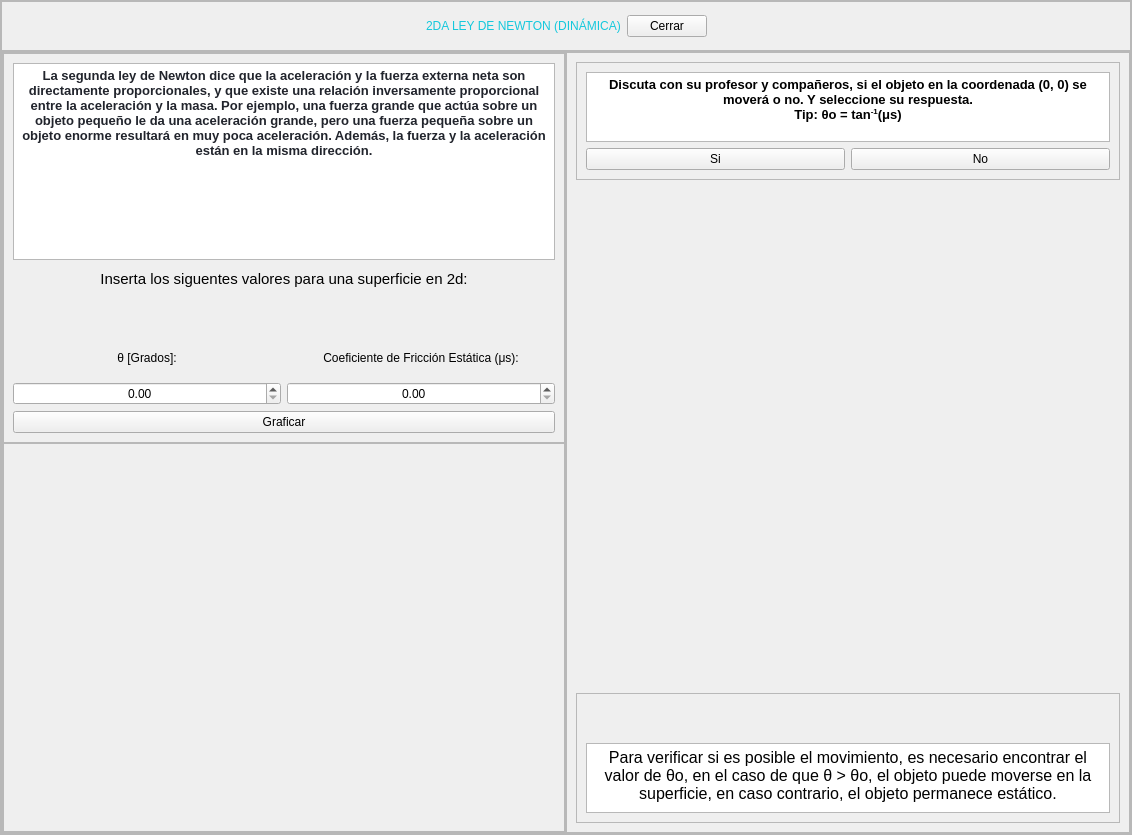
<?xml version="1.0" encoding="UTF-8"?>
<ui version="4.0">
 <class>MainWindow</class>
 <widget class="QMainWindow" name="MainWindow">
  <property name="geometry">
   <rect>
    <x>0</x>
    <y>0</y>
    <width>1132</width>
    <height>835</height>
   </rect>
  </property>
  <property name="windowTitle">
   <string>MainWindow</string>
  </property>
  <widget class="QWidget" name="centralwidget">
   <layout class="QHBoxLayout" name="horizontalLayout">
    <property name="spacing">
     <number>0</number>
    </property>
    <property name="leftMargin">
     <number>0</number>
    </property>
    <property name="topMargin">
     <number>0</number>
    </property>
    <property name="rightMargin">
     <number>0</number>
    </property>
    <property name="bottomMargin">
     <number>0</number>
    </property>
    <item>
     <widget class="QFrame" name="frame">
      <property name="frameShape">
       <enum>QFrame::StyledPanel</enum>
      </property>
      <property name="frameShadow">
       <enum>QFrame::Raised</enum>
      </property>
      <layout class="QVBoxLayout" name="verticalLayout" stretch="1,8">
       <property name="spacing">
        <number>0</number>
       </property>
       <property name="leftMargin">
        <number>0</number>
       </property>
       <property name="topMargin">
        <number>0</number>
       </property>
       <property name="rightMargin">
        <number>0</number>
       </property>
       <property name="bottomMargin">
        <number>0</number>
       </property>
       <item>
        <widget class="QFrame" name="frame_2">
         <property name="maximumSize">
          <size>
           <width>16777215</width>
           <height>50</height>
          </size>
         </property>
         <property name="styleSheet">
          <string notr="true">QLabel{
font: 87 12pt &quot;Arial Black&quot;;
color: rgb(20, 200,220);
}

QPushButton{
	font: 10pt &quot;MS Shell Dlg 2&quot;;
}</string>
         </property>
         <property name="frameShape">
          <enum>QFrame::StyledPanel</enum>
         </property>
         <property name="frameShadow">
          <enum>QFrame::Raised</enum>
         </property>
         <layout class="QHBoxLayout" name="horizontalLayout_2">
          <item>
           <spacer name="horizontalSpacer">
            <property name="orientation">
             <enum>Qt::Horizontal</enum>
            </property>
            <property name="sizeHint" stdset="0">
             <size>
              <width>356</width>
              <height>20</height>
             </size>
            </property>
           </spacer>
          </item>
          <item>
           <widget class="QLabel" name="label">
            <property name="styleSheet">
             <string notr="true"/>
            </property>
            <property name="text">
             <string>2DA LEY DE NEWTON (DINÁMICA)</string>
            </property>
           </widget>
          </item>
          <item>
           <widget class="QPushButton" name="button_cerrar">
            <property name="text">
             <string>Cerrar</string>
            </property>
           </widget>
          </item>
          <item>
           <spacer name="horizontalSpacer_2">
            <property name="orientation">
             <enum>Qt::Horizontal</enum>
            </property>
            <property name="sizeHint" stdset="0">
             <size>
              <width>356</width>
              <height>20</height>
             </size>
            </property>
           </spacer>
          </item>
         </layout>
        </widget>
       </item>
       <item>
        <widget class="QFrame" name="frame_3">
         <property name="styleSheet">
          <string notr="true">QLabel{
font: 11pt &quot;MS Shell Dlg 2&quot;;
}</string>
         </property>
         <property name="frameShape">
          <enum>QFrame::StyledPanel</enum>
         </property>
         <property name="frameShadow">
          <enum>QFrame::Raised</enum>
         </property>
         <layout class="QHBoxLayout" name="horizontalLayout_3" stretch="1,1">
          <property name="spacing">
           <number>0</number>
          </property>
          <property name="leftMargin">
           <number>0</number>
          </property>
          <property name="topMargin">
           <number>0</number>
          </property>
          <property name="rightMargin">
           <number>0</number>
          </property>
          <property name="bottomMargin">
           <number>0</number>
          </property>
          <item>
           <widget class="QFrame" name="frame_4">
            <property name="frameShape">
             <enum>QFrame::StyledPanel</enum>
            </property>
            <property name="frameShadow">
             <enum>QFrame::Raised</enum>
            </property>
            <layout class="QVBoxLayout" name="verticalLayout_2" stretch="1,1">
             <property name="spacing">
              <number>0</number>
             </property>
             <property name="leftMargin">
              <number>0</number>
             </property>
             <property name="topMargin">
              <number>0</number>
             </property>
             <property name="rightMargin">
              <number>0</number>
             </property>
             <property name="bottomMargin">
              <number>0</number>
             </property>
             <item>
              <widget class="QFrame" name="frame_6">
               <property name="styleSheet">
                <string notr="true">font: 10pt &quot;MS Shell Dlg 2&quot;;</string>
               </property>
               <property name="frameShape">
                <enum>QFrame::StyledPanel</enum>
               </property>
               <property name="frameShadow">
                <enum>QFrame::Raised</enum>
               </property>
               <layout class="QVBoxLayout" name="verticalLayout_3" stretch="3,1,1,1">
                <item>
                 <widget class="QTextEdit" name="textEdit_4">
                  <property name="readOnly">
                   <bool>true</bool>
                  </property>
                  <property name="html">
                   <string>&lt;!DOCTYPE HTML PUBLIC &quot;-//W3C//DTD HTML 4.0//EN&quot; &quot;http://www.w3.org/TR/REC-html40/strict.dtd&quot;&gt;
&lt;html&gt;&lt;head&gt;&lt;meta name=&quot;qrichtext&quot; content=&quot;1&quot; /&gt;&lt;style type=&quot;text/css&quot;&gt;
p, li { white-space: pre-wrap; }
&lt;/style&gt;&lt;/head&gt;&lt;body style=&quot; font-family:'MS Shell Dlg 2'; font-size:10pt; font-weight:400; font-style:normal;&quot;&gt;
&lt;p align=&quot;center&quot; style=&quot; margin-top:0px; margin-bottom:0px; margin-left:0px; margin-right:0px; -qt-block-indent:0; text-indent:0px;&quot;&gt;&lt;span style=&quot; font-family:'Lato,sans-serif'; font-weight:600; color:#21242c; background-color:#ffffff;&quot;&gt;La segunda ley de Newton dice que la aceleración y la fuerza externa neta son directamente proporcionales, y que existe una relación inversamente proporcional entre la aceleración y la masa. Por ejemplo, una fuerza grande que actúa sobre un objeto pequeño le da una aceleración grande, pero una fuerza pequeña sobre un objeto enorme resultará en muy poca aceleración. Además, la fuerza y la aceleración están en la misma dirección.&lt;/span&gt;&lt;/p&gt;&lt;/body&gt;&lt;/html&gt;</string>
                  </property>
                 </widget>
                </item>
                <item>
                 <widget class="QTextEdit" name="textEdit">
                  <property name="styleSheet">
                   <string notr="true">background-color: #000000ff;</string>
                  </property>
                  <property name="frameShape">
                   <enum>QFrame::NoFrame</enum>
                  </property>
                  <property name="frameShadow">
                   <enum>QFrame::Plain</enum>
                  </property>
                  <property name="readOnly">
                   <bool>true</bool>
                  </property>
                  <property name="html">
                   <string>&lt;!DOCTYPE HTML PUBLIC &quot;-//W3C//DTD HTML 4.0//EN&quot; &quot;http://www.w3.org/TR/REC-html40/strict.dtd&quot;&gt;
&lt;html&gt;&lt;head&gt;&lt;meta name=&quot;qrichtext&quot; content=&quot;1&quot; /&gt;&lt;style type=&quot;text/css&quot;&gt;
p, li { white-space: pre-wrap; }
&lt;/style&gt;&lt;/head&gt;&lt;body style=&quot; font-family:'MS Shell Dlg 2'; font-size:10pt; font-weight:400; font-style:normal;&quot;&gt;
&lt;p align=&quot;center&quot; style=&quot; margin-top:0px; margin-bottom:0px; margin-left:0px; margin-right:0px; -qt-block-indent:0; text-indent:0px;&quot;&gt;&lt;span style=&quot; font-size:11pt;&quot;&gt;Inserta los siguentes valores para una superficie en 2d:&lt;/span&gt;&lt;/p&gt;&lt;/body&gt;&lt;/html&gt;</string>
                  </property>
                 </widget>
                </item>
                <item>
                 <layout class="QGridLayout" name="gridLayout">
                  <item row="1" column="0">
                   <widget class="QDoubleSpinBox" name="sBox_thetha">
                    <property name="alignment">
                     <set>Qt::AlignCenter</set>
                    </property>
                    <property name="maximum">
                     <double>90.000000000000000</double>
                    </property>
                   </widget>
                  </item>
                  <item row="0" column="0">
                   <widget class="QLabel" name="label_3">
                    <property name="text">
                     <string>θ [Grados]:</string>
                    </property>
                    <property name="alignment">
                     <set>Qt::AlignCenter</set>
                    </property>
                   </widget>
                  </item>
                  <item row="0" column="1">
                   <widget class="QLabel" name="label_2">
                    <property name="text">
                     <string>Coeficiente de Fricción Estática (μs):</string>
                    </property>
                    <property name="alignment">
                     <set>Qt::AlignCenter</set>
                    </property>
                   </widget>
                  </item>
                  <item row="1" column="1">
                   <widget class="QDoubleSpinBox" name="sBox_Ms">
                    <property name="alignment">
                     <set>Qt::AlignCenter</set>
                    </property>
                   </widget>
                  </item>
                 </layout>
                </item>
                <item>
                 <widget class="QPushButton" name="button_grafica01">
                  <property name="text">
                   <string>Graficar</string>
                  </property>
                 </widget>
                </item>
               </layout>
              </widget>
             </item>
             <item>
              <widget class="QFrame" name="frame_7">
               <property name="frameShape">
                <enum>QFrame::StyledPanel</enum>
               </property>
               <property name="frameShadow">
                <enum>QFrame::Raised</enum>
               </property>
               <layout class="QVBoxLayout" name="verticalLayout_4">
                <item>
                 <layout class="QHBoxLayout" name="frame_grafica01"/>
                </item>
               </layout>
              </widget>
             </item>
            </layout>
           </widget>
          </item>
          <item>
           <widget class="QFrame" name="frame_5">
            <property name="styleSheet">
             <string notr="true">font: 10pt &quot;MS Shell Dlg 2&quot;;</string>
            </property>
            <property name="frameShape">
             <enum>QFrame::StyledPanel</enum>
            </property>
            <property name="frameShadow">
             <enum>QFrame::Raised</enum>
            </property>
            <layout class="QVBoxLayout" name="verticalLayout_5" stretch="1,8,1">
             <item>
              <widget class="QFrame" name="frame_8">
               <property name="frameShape">
                <enum>QFrame::StyledPanel</enum>
               </property>
               <property name="frameShadow">
                <enum>QFrame::Raised</enum>
               </property>
               <layout class="QVBoxLayout" name="verticalLayout_6">
                <item>
                 <widget class="QTextEdit" name="textEdit_2">
                  <property name="html">
                   <string>&lt;!DOCTYPE HTML PUBLIC &quot;-//W3C//DTD HTML 4.0//EN&quot; &quot;http://www.w3.org/TR/REC-html40/strict.dtd&quot;&gt;
&lt;html&gt;&lt;head&gt;&lt;meta name=&quot;qrichtext&quot; content=&quot;1&quot; /&gt;&lt;style type=&quot;text/css&quot;&gt;
p, li { white-space: pre-wrap; }
&lt;/style&gt;&lt;/head&gt;&lt;body style=&quot; font-family:'MS Shell Dlg 2'; font-size:10pt; font-weight:400; font-style:normal;&quot;&gt;
&lt;p align=&quot;center&quot; style=&quot; margin-top:0px; margin-bottom:0px; margin-left:0px; margin-right:0px; -qt-block-indent:0; text-indent:0px;&quot;&gt;&lt;span style=&quot; font-weight:600;&quot;&gt;Discuta con su profesor y compañeros, si el objeto en la coordenada (0, 0) se moverá o no. Y seleccione su respuesta.&lt;/span&gt;&lt;/p&gt;
&lt;p align=&quot;center&quot; style=&quot; margin-top:0px; margin-bottom:0px; margin-left:0px; margin-right:0px; -qt-block-indent:0; text-indent:0px;&quot;&gt;&lt;span style=&quot; font-weight:600;&quot;&gt;Tip:&lt;/span&gt;&lt;span style=&quot; font-weight:600; color:#000000;&quot;&gt; &lt;/span&gt;&lt;span style=&quot; font-family:'Consolas,Courier New,monospace'; font-weight:600; color:#000000;&quot;&gt;θo = tan&lt;/span&gt;&lt;span style=&quot; font-family:'Consolas,Courier New,monospace'; font-weight:600; color:#000000; vertical-align:super;&quot;&gt;-1&lt;/span&gt;&lt;span style=&quot; font-family:'Consolas,Courier New,monospace'; font-weight:600; color:#000000;&quot;&gt;(μs)&lt;/span&gt;&lt;/p&gt;
&lt;p align=&quot;center&quot; style=&quot;-qt-paragraph-type:empty; margin-top:0px; margin-bottom:0px; margin-left:0px; margin-right:0px; -qt-block-indent:0; text-indent:0px; font-weight:600;&quot;&gt;&lt;br /&gt;&lt;/p&gt;&lt;/body&gt;&lt;/html&gt;</string>
                  </property>
                 </widget>
                </item>
                <item>
                 <layout class="QGridLayout" name="gridLayout_2">
                  <item row="0" column="0">
                   <widget class="QPushButton" name="button_si">
                    <property name="text">
                     <string>Si</string>
                    </property>
                   </widget>
                  </item>
                  <item row="0" column="1">
                   <widget class="QPushButton" name="button_no">
                    <property name="text">
                     <string>No</string>
                    </property>
                   </widget>
                  </item>
                 </layout>
                </item>
               </layout>
              </widget>
             </item>
             <item>
              <layout class="QHBoxLayout" name="frame_grafica02"/>
             </item>
             <item>
              <widget class="QFrame" name="frame_10">
               <property name="frameShape">
                <enum>QFrame::StyledPanel</enum>
               </property>
               <property name="frameShadow">
                <enum>QFrame::Raised</enum>
               </property>
               <layout class="QVBoxLayout" name="verticalLayout_7" stretch="1,0,1">
                <item>
                 <widget class="QLabel" name="label_respuesta">
                  <property name="styleSheet">
                   <string notr="true">font: 75 10pt &quot;MS Shell Dlg 2&quot;;</string>
                  </property>
                  <property name="text">
                   <string/>
                  </property>
                  <property name="alignment">
                   <set>Qt::AlignCenter</set>
                  </property>
                 </widget>
                </item>
                <item>
                 <layout class="QGridLayout" name="gridLayout_3">
                  <item row="0" column="0">
                   <widget class="QLabel" name="label_thetha">
                    <property name="text">
                     <string/>
                    </property>
                    <property name="alignment">
                     <set>Qt::AlignCenter</set>
                    </property>
                   </widget>
                  </item>
                  <item row="0" column="1">
                   <widget class="QLabel" name="label_thetha0">
                    <property name="text">
                     <string/>
                    </property>
                    <property name="alignment">
                     <set>Qt::AlignCenter</set>
                    </property>
                   </widget>
                  </item>
                 </layout>
                </item>
                <item>
                 <widget class="QTextEdit" name="textEdit_3">
                  <property name="readOnly">
                   <bool>true</bool>
                  </property>
                  <property name="html">
                   <string>&lt;!DOCTYPE HTML PUBLIC &quot;-//W3C//DTD HTML 4.0//EN&quot; &quot;http://www.w3.org/TR/REC-html40/strict.dtd&quot;&gt;
&lt;html&gt;&lt;head&gt;&lt;meta name=&quot;qrichtext&quot; content=&quot;1&quot; /&gt;&lt;style type=&quot;text/css&quot;&gt;
p, li { white-space: pre-wrap; }
&lt;/style&gt;&lt;/head&gt;&lt;body style=&quot; font-family:'MS Shell Dlg 2'; font-size:10pt; font-weight:400; font-style:normal;&quot;&gt;
&lt;p align=&quot;center&quot; style=&quot; margin-top:0px; margin-bottom:0px; margin-left:0px; margin-right:0px; -qt-block-indent:0; text-indent:0px;&quot;&gt;&lt;span style=&quot; font-size:12pt;&quot;&gt;Para verificar si es posible el movimiento, es necesario encontrar el valor de &lt;/span&gt;&lt;span style=&quot; font-family:'Consolas,Courier New,monospace'; font-size:12pt; color:#000000;&quot;&gt;θo, en el caso de que θ &amp;gt; θo, el objeto puede moverse en la superficie, en caso contrario, el objeto permanece estático.&lt;/span&gt;&lt;/p&gt;&lt;/body&gt;&lt;/html&gt;</string>
                  </property>
                 </widget>
                </item>
               </layout>
              </widget>
             </item>
            </layout>
           </widget>
          </item>
         </layout>
        </widget>
       </item>
      </layout>
     </widget>
    </item>
   </layout>
  </widget>
 </widget>
 <resources/>
 <connections/>
</ui>
